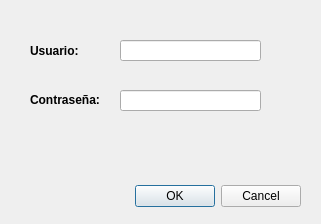
<?xml version="1.0" encoding="UTF-8"?>
<ui version="4.0">
 <class>Dialog</class>
 <widget class="QDialog" name="Dialog">
  <property name="geometry">
   <rect>
    <x>0</x>
    <y>0</y>
    <width>321</width>
    <height>224</height>
   </rect>
  </property>
  <property name="windowTitle">
   <string>Dialog</string>
  </property>
  <widget class="QDialogButtonBox" name="buttonBox">
   <property name="geometry">
    <rect>
     <x>-40</x>
     <y>180</y>
     <width>341</width>
     <height>32</height>
    </rect>
   </property>
   <property name="orientation">
    <enum>Qt::Horizontal</enum>
   </property>
   <property name="standardButtons">
    <set>QDialogButtonBox::Cancel|QDialogButtonBox::Ok</set>
   </property>
  </widget>
  <widget class="QLabel" name="label">
   <property name="geometry">
    <rect>
     <x>30</x>
     <y>40</y>
     <width>51</width>
     <height>21</height>
    </rect>
   </property>
   <property name="font">
    <font>
     <weight>75</weight>
     <bold>true</bold>
    </font>
   </property>
   <property name="text">
    <string>Usuario: </string>
   </property>
  </widget>
  <widget class="QLabel" name="label_2">
   <property name="geometry">
    <rect>
     <x>30</x>
     <y>90</y>
     <width>71</width>
     <height>20</height>
    </rect>
   </property>
   <property name="font">
    <font>
     <weight>75</weight>
     <bold>true</bold>
    </font>
   </property>
   <property name="text">
    <string>Contraseña: </string>
   </property>
  </widget>
  <widget class="QLineEdit" name="campo_usuario">
   <property name="geometry">
    <rect>
     <x>120</x>
     <y>40</y>
     <width>141</width>
     <height>21</height>
    </rect>
   </property>
  </widget>
  <widget class="QLineEdit" name="campo_password">
   <property name="geometry">
    <rect>
     <x>120</x>
     <y>90</y>
     <width>141</width>
     <height>21</height>
    </rect>
   </property>
  </widget>
 </widget>
 <resources/>
 <connections/>
</ui>
